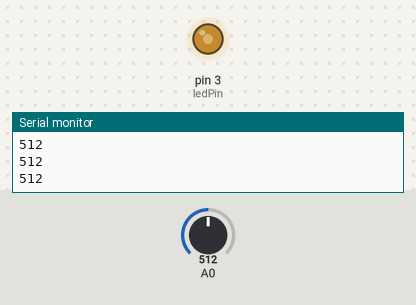
A sketch run on a simulated Arduino Uno, built with avr-gcc and run on an emulated ATmega328P. Parts: output pins drawn as LEDs (lit = HIGH), the last lines printed to the serial monitor. Inputs (shaded band) come from the test bench; at power-on: A0 = 512.

Above: at 1.2 s.
1.3 s: A0 set to 716
At 2.1 s:
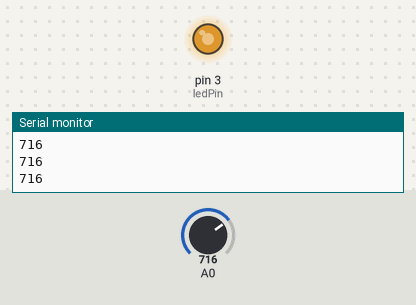
2.8 s: A0 set to 900
At 3.4 s:
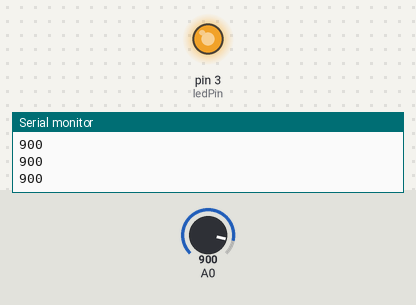
4.3 s: A0 set to 122
At 4.7 s:
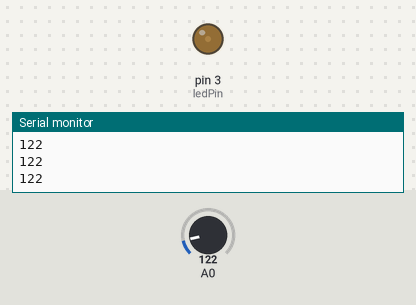
5.8 s: A0 set to 0
At 7.0 s:
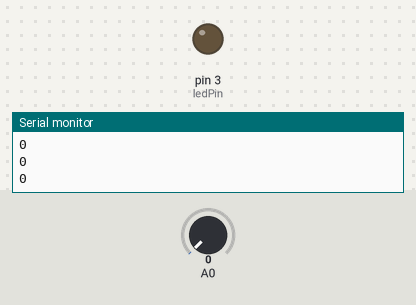
7.3 s: A0 set to 511
At 8.5 s:
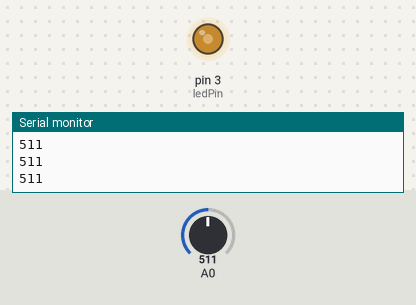
Timing chart, 0 to 9.8 s (numbered marks = the images above; inputs shaded):
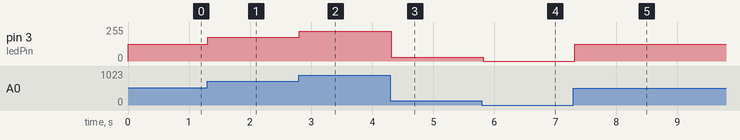

The sketch:

analog_slide_LED.ino
```cpp
// Slide Sensor
// Author: Jiahui Tang
// Date: 2016-12-27

int ledPin = 3;       // PWM pin for LED signal
int temp;

void setup()
{
  Serial.begin(9600);     //Set serial baud rate to 9600 bps
}
void loop()
{
  int val;
  val=analogRead(0);      //Read slider value from analog 0
  Serial.println(val,DEC);//Print the value to serial port

  temp = (float)val / 1023 * 255;

  analogWrite(ledPin, temp);

  delay(100);
}
```

Measured:
- after the input at 1.3 s, pin 3 (ledPin): 127/255 → 178/255 at once
- after the input at 2.8 s, pin 3 (ledPin): 178/255 → 224/255 at once
- after the input at 4.3 s, pin 3 (ledPin): 224/255 → 30/255 at once
- after the input at 5.8 s, pin 3 (ledPin): 30/255 → 0/255 at once
- after the input at 7.3 s, pin 3 (ledPin): 0/255 → 127/255 at once
